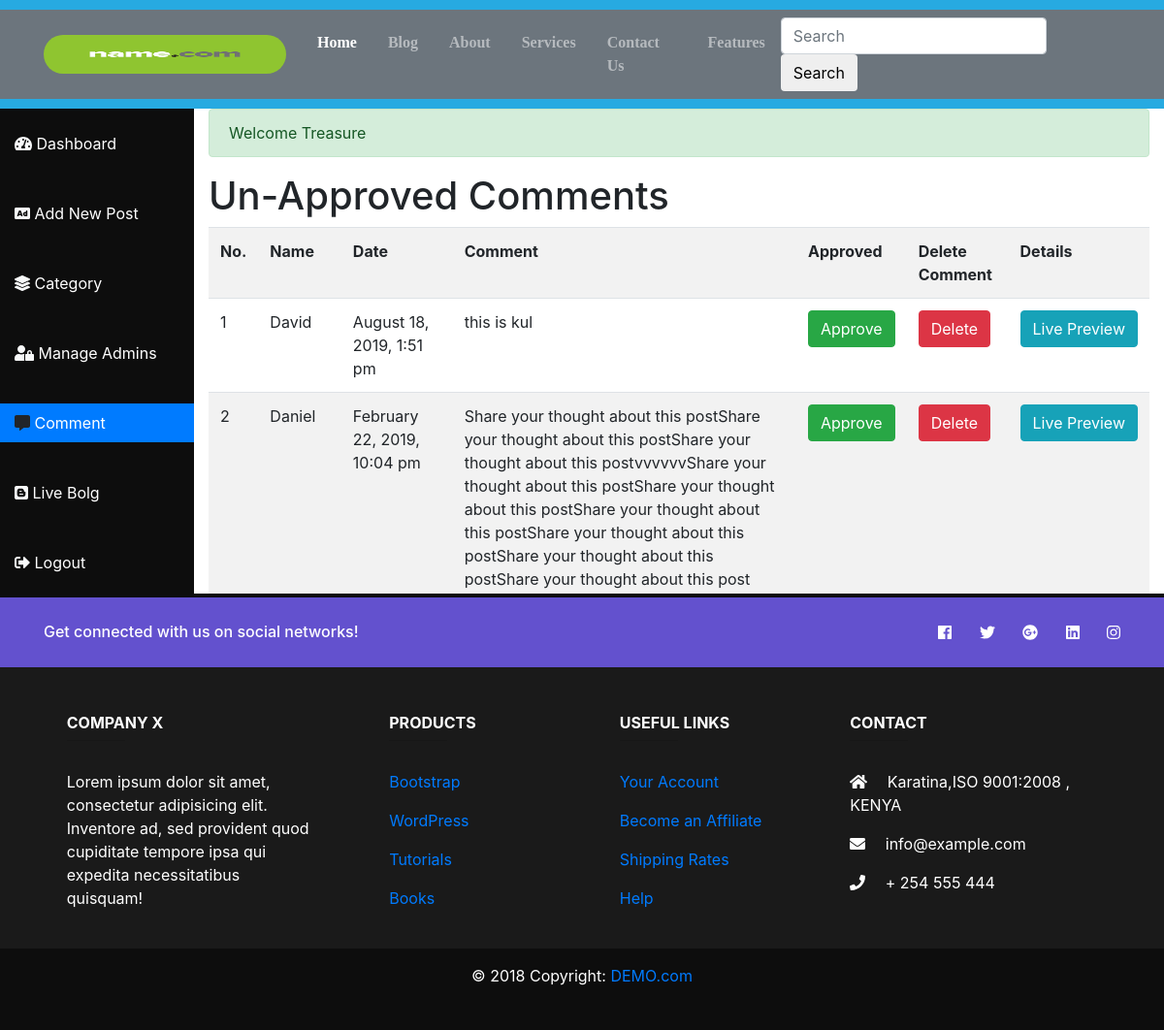
/Comments.php (signed in), run on the app's committed database.
### tables this page shows
CREATE TABLE `comments` (
  `id` int(1) NOT NULL,
  `datetimes` varchar(100) NOT NULL,
  `name` varchar(200) NOT NULL,
  `email` varchar(200) NOT NULL,
  `comment` varchar(500) NOT NULL,
  `approvedby` varchar(200) NOT NULL,
  `status` varchar(5) NOT NULL,
  `admin_panel_id` int(11) NOT NULL
);

### Comments.php (the view, shortened to what this page needs)
<?php require_once("Include/Sessions.php"); ?>
<?php require_once("include/DB.php"); ?>
<!DOCTYPE html>
<html lang="en">
<head>
  <link rel="stylesheet" href="css/bootstrap.css">
  <link rel="stylesheet" href="css/all.css">
  <link rel="stylesheet" href="css/admin.css">
</head>
<body>
  <div style=" height:10px; background:#27aae1;"></div>
  <nav class=" navbar navbar-expand-lg navbar-dark bg-secondary" role="navigation">
  <div class="container">
  <div class="navbar-header" >
   <a class="navbar-brand" href="#">
    <img style="border-radius:20px;" src="image\images.png" alt="header" width="250px" height="40px">
  </a></div>
    <div class="collapse navbar-collapse" id="navbarSupportedContent">
      <ul class="navbar-nav mr-auto">
        <li class="nav-item active mx-2">
          <a class="nav-link" href="#">Home <span class="sr-only">(current)</span></a>
        </li>
        <li class="nav-item mx-2">
          <a class="nav-link" href="Blog.php">Blog</a>
        </li>
        <li class="nav-item mx-2">
          <a class="nav-link" href="#">About</a>
        </li>
        <li class="nav-item mx-2">
          <a class="nav-link" href="#">Services</a>
        </li>
        <li class="nav-item mx-2">
          <a class="nav-link" href="#">Contact Us</a>
        </li>
        <li class="nav-item mx-2">
          <a class="nav-link" href="#">Features</a>
        </li>
  </ul>
  <form action="Blog.php" class="form-inline  my-lg-0">
        <input class="form-control " type="text" placeholder="Search" name="Search">
        <button class="btn btn-outline-white " name="SearchButton">Search</button>
      </form>
  </div>
  </nav><div style=" height:10px; background:#27aae1;"></div>
  <div class="container-fluid">
    <div class="row">
      <div class="col-sm-2">
      <div class="row">
  <div class="col-sm-12 sidemenu my-3 py-2 mr-1 text-light" id="sidemenu"><i class="fa fa-tachometer-alt fa-1x"></i>&nbsp;<a class="text-white" href="Simple.php">Dashboard </a></div></div>
 <div class="row"><div class="col-sm-12 sidemenu my-3 py-2 mr-1 text-light"  id="sidemenu"><i class="fa fa-ad fa-1x"></i>&nbsp;<a class="text-white" href="AddNewPost.php">Add New Post</a></div></div>
  <div class="row"><div class="col-sm-12 sidemenu my-3 py-2 mr-1 text-light" id="sidemenu" ><i class="fa fa-layer-group"></i>&nbsp;<a class="text-white" href="Categories.php">Category</a></div></div>
  <div class="row"><div class="col-sm-12 sidemenu my-3 py-2 mr-1 text-light" id="sidemenu" ><i class="fa fa-user-lock"></i>&nbsp;<a class="text-white" href="Admins.php">Manage Admins</a></div></div>
  <div class="row"><div class=" col-sm-12 my-3 py-2 mr-1 bg-primary"  id="sidemenu" ><i class="fa fa-comment-alt"></i>&nbsp;<a class="text-white" href="Comments.php">Comment</a></div></div>
  <div class="row"><div class="col-sm-12 sidemenu my-3 py-2 mr-1 text-light" id="sidemenu" ><i class="fab fa-blogger"></i>&nbsp;<a class="text-white" href="Blog.php">Live Bolg</a></div></div>
  <div class="row"><div class="col-sm-12 sidemenu my-3 py-2 mr-1 text-light" id="sidemenu"><i class="fas fa-sign-out-alt"></i>&nbsp;<a class="text-white"  href="Logout.php">Logout</a></div></div>
</div>
      <div class="col-sm-10 " style=" height: 500px; overflow-y: scroll;">
        <div  class="row"><div class="col-sm-12"> <?php echo Message() ; echo SuccessMessage(); ?> </div></div>
        <h1>Un-Approved Comments</h1>
      <div class="table-responsive">
        <table class="table table-striped table-hover">
          <tr>
          <th>No.</th>
          <th>Name</th>
          <th>Date</th>
          <th>Comment</th>
          <th>Approved</th>
          <th>Delete Comment</th>
          <th>Details</th>
          </tr>
          <?php
         $Query="SELECT * FROM comments WHERE status='OFF' ORDER BY id desc";
         $tryOut=mysqli_query($Connection,$Query);
         $SrNo=0;
         while($DataRows=mysqli_fetch_array($tryOut)){
           $CommentId=$DataRows["id"];
           $DateTimeofComment=$DataRows["datetimes"];
           $PersonName=$DataRows["name"];
           $PersonComment=$DataRows["comment"];
           $CommentedPostId=$DataRows["admin_panel_id"];
           $SrNo++;
               ?>
               <tr>
                 <td> <?php echo htmlentities($SrNo) ;?> </td>
                 <td> <?php echo  htmlentities($PersonName) ;?> </td>
                 <td> <?php
                 echo  htmlentities($DateTimeofComment); ?> </td>
                 <td> <?php
                  echo  htmlentities($PersonComment); ?> </td>
                 <td> <a href="ApproveComments.php?id=<?php echo $CommentId;?>"> <span class="btn btn-success">Approve</span> </a> </td>
                 <td> <a href="DeleteComments.php?id=<?php echo $CommentId; ?>"> <span class="btn btn-danger">Delete</span> </a> </td>
                 <td> <a href="FullPost.php?id=<?php echo $CommentedPostId ; ?>" target="_blank"> <span class="btn btn-info">Live Preview</span> </a> </td>
               </tr>
             <?php } ?>
        </table>
      </div>
      </div>
    </div>
  </div>
  <div id="footer">
    <footer class="page-footer font-small text-white" style="background:#1a1a1a;">
    <div style="background-color: #6351ce;">
      <div class="container">
            <div class="row py-4 d-flex align-items-center">
<div class="col-md-6 col-lg-5 text-center text-md-left mb-4 mb-md-0">  <h6 class="mb-0">Get connected with us on social networks!</h6>
</div><div class="col-md-6 col-lg-7 text-center text-md-right">
<a class="fb-ic"> <i class="fab fa-facebook white-text mr-4"> </i></a><a class="tw-ic"> <i class="fab fa-twitter white-text mr-4"> </i></a>
<a class="gplus-ic"><i class="fab fa-google-plus white-text mr-4"> </i></a><a class="li-ic"> <i class="fab fa-linkedin white-text mr-4"> </i> </a>
<a class="ins-ic"> <i class="fab fa-instagram white-text"> </i></a>  </div>
</div> </div></div>
  <div class="container text-center text-md-left mt-5"><div class="row mt-3">
<div class="col-md-3 col-lg-4 col-xl-3 mx-auto mb-4">
<h6 class="text-uppercase font-weight-bold">Company X</h6> <hr class="deep-purple accent-2 mb-4 mt-0 d-inline-block mx-auto" style="width: 60px;">
<p>Lorem ipsum dolor sit amet, consectetur adipisicing elit. Inventore ad, sed provident quod cupiditate tempore ipsa qui expedita necessitatibus quisquam!</p>
</div><div class="col-md-2 col-lg-2 col-xl-2 mx-auto mb-4">
 <h6 class="text-uppercase font-weight-bold">Products</h6><hr class="deep-purple accent-2 mb-4 mt-0 d-inline-block mx-auto" style="width: 60px;">
<p><a href="#!">Bootstrap</a></p><p><a href="#!">WordPress</a> </p> <p><a href="#!">Tutorials</a></p><p><a href="#!">Books</a></p>
</div>
<div class="col-md-3 col-lg-2 col-xl-2 mx-auto mb-4">
<h6 class="text-uppercase font-weight-bold">Useful links</h6><hr class="deep-purple accent-2 mb-4 mt-0 d-inline-block mx-auto" style="width: 60px;">
 <p> <a href="#!">Your Account</a></p><p><a href="#!">Become an Affiliate</a></p><p><a href="#!">Shipping Rates</a>
</p><p><a href="#!">Help</a></p></div>
<div class="col-md-4 col-lg-3 col-xl-3 mx-auto mb-md-0 mb-4">
<h6 class="text-uppercase font-weight-bold">Contact</h6><hr class="deep-purple accent-2 mb-4 mt-0 d-inline-block mx-auto" style="width: 60px;">
<p><i class="fa fa-home mr-3"></i> Karatina,ISO 9001:2008 , KENYA</p><p><i class="fa fa-envelope mr-3"></i> info@example.com</p>
<p><i class="fa fa-phone mr-3"></i> + 254 555 444</p>
</div>
</div></div>
<div class="footer-copyright text-center py-3" style="background-color: #0d0d0d; ">© 2018 Copyright:
<a href="#!">DEMO.com</a></div></footer>
</div>
</body>
</html>

### css/all.css (style rules this page uses)
.fa-1x { font-size: 1em; }
.fa-ad:before { content: "\f641"; }
.fa-blogger:before { content: "\f37c"; }
.fa-comment-alt:before { content: "\f27a"; }
.fa-envelope:before { content: "\f0e0"; }
.fa-facebook:before { content: "\f09a"; }
.fa-google-plus:before { content: "\f2b3"; }
.fa-home:before { content: "\f015"; }
.fa-instagram:before { content: "\f16d"; }
.fa-layer-group:before { content: "\f5fd"; }
.fa-linkedin:before { content: "\f08c"; }
.fa-phone:before { content: "\f095"; }
.fa-sign-out-alt:before { content: "\f2f5"; }
.fa-tachometer-alt:before { content: "\f3fd"; }
.fa-twitter:before { content: "\f099"; }
.fa-user-lock:before { content: "\f502"; }

### css/admin.css (style rules this page uses)
body { background:#0d0d0d; }
.navbar-nav li { font-weight:bold ; font-family:Bitter,Georgia,Times,"Times New Roman",serif ; }
.col-sm-10 { background:#ffffff; }
.active { background:; }

### data on the page
comments: name "David", datetimes "August 18, 2019, 1:51 pm", comment "this is kul"
comments: name "Daniel", datetimes "February 22, 2019, 10:04 pm", comment "Share your thought about this postShare your thought about this postShare your thought about this postvvvvvvShare your thought about this postShare your thought about this postShare your thought about this postShare your thought about this postShare your thought about this postShare your thought about this post"

### other printed values
SuccessMessage() "Welcome Treasure"
